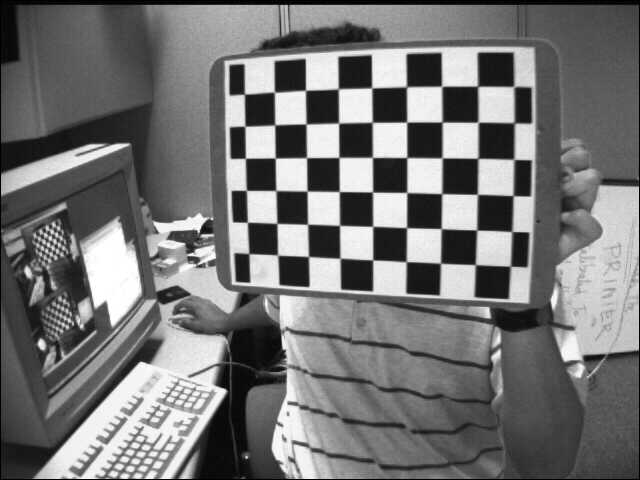
#> input picture Project_Stereo_left/left/left01.jpg, 640 x 480 px, found by its file name; its folder holds 4 pictures in this run
$ python main.py
#> lines starting #> are read from the running program, lines starting #| are printed output that depends on the picture
### Zhang's method/homography.py
#!usr/bin/env/ python
# _*_ coding:utf-8 _*_

import numpy as np
from scipy import optimize as opt


#求输入数据的归一化矩阵
def normalizing_input_data(coor_data):
    x_avg = np.mean(coor_data[:, 0])
    y_avg = np.mean(coor_data[:, 1])
    sx = np.sqrt(2) / np.std(coor_data[:, 0])
    sy = np.sqrt(2) / np.std(coor_data[:, 1])

    norm_matrix = np.matrix([[sx, 0, -sx * x_avg],
                             [0, sy, -sy * y_avg],
                             [0, 0, 1]])
    return norm_matrix


#求取初始估计的单应矩阵
def get_initial_H(pic_coor, real_coor):
    # 获得归一化矩阵
    pic_norm_mat = normalizing_input_data(pic_coor)
    real_norm_mat = normalizing_input_data(real_coor)

    M = []
    for i in range(len(pic_coor)):
        #转换为齐次坐标
        single_pic_coor = np.array([pic_coor[i][0], pic_coor[i][1], 1])
        single_real_coor = np.array([real_coor[i][0], real_coor[i][1], 1])

        #坐标归一化
        pic_norm = np.dot(pic_norm_mat, single_pic_coor)
        real_norm = np.dot(real_norm_mat, single_real_coor)

        #构造M矩阵
        M.append(np.array([-real_norm.item(0), -real_norm.item(1), -1,
                      0, 0, 0,
                      pic_norm.item(0) * real_norm.item(0), pic_norm.item(0) * real_norm.item(1), pic_norm.item(0)]))

        M.append(np.array([0, 0, 0,
                      -real_norm.item(0), -real_norm.item(1), -1,
                      pic_norm.item(1) * real_norm.item(0), pic_norm.item(1) * real_norm.item(1), pic_norm.item(1)]))

    #利用SVD求解M * h = 0中h的解
    U, S, VT = np.linalg.svd((np.array(M, dtype='float')).reshape((-1, 9)))
    # 最小的奇异值对应的奇异向量,S求出来按大小排列的，最后的最小
    H = VT[-1].reshape((3, 3))
    H = np.dot(np.dot(np.linalg.inv(pic_norm_mat), H), real_norm_mat)
    H /= H[-1, -1]

    return H


#返回估计坐标与真实坐标偏差
def value(H, pic_coor, real_coor):
    Y = np.array([])
    for i in range(len(real_coor)):
        single_real_coor = np.array([real_coor[i, 0], real_coor[i, 1], 1])
        U = np.dot(H.reshape(3, 3), single_real_coor)
        U /= U[-1]
        Y = np.append(Y, U[:2])

    Y_NEW = (pic_coor.reshape(-1) - Y)

    return Y_NEW


#返回对应jacobian矩阵
def jacobian(H, pic_coor, real_coor):
    J = []
    for i in range(len(real_coor)):
        sx = H[0]*real_coor[i][0] + H[1]*real_coor[i][1] +H[2]
        sy = H[3]*real_coor[i][0] + H[4]*real_coor[i][1] +H[5]
        w = H[6]*real_coor[i][0] + H[7]*real_coor[i][1] +H[8]
        w2 = w * w

        J.append(np.array([real_coor[i][0]/w, real_coor[i][1]/w, 1/w,
                           0, 0, 0,
                           -sx*real_coor[i][0]/w2, -sx*real_coor[i][1]/w2, -sx/w2]))

        J.append(np.array([0, 0, 0,
                           real_coor[i][0]/w, real_coor[i][1]/w, 1/w,
                           -sy*real_coor[i][0]/w2, -sy*real_coor[i][1]/w2, -sy/w2]))

    return np.array(J)


#利用Levenberg Marquart算法微调H
def refine_H(pic_coor, real_coor, initial_H):
    initial_H = np.array(initial_H)
    final_H = opt.leastsq(value,
                          initial_H,
                          Dfun=jacobian,
                          args=(pic_coor, real_coor))[0]

    final_H /= np.array(final_H[-1])
    return final_H


#返回微调后的H
def get_homography(pic_coor, real_coor):
    refined_homographies =[]

    error = []
    for i in range(len(pic_coor)):
        initial_H = get_initial_H(pic_coor[i], real_coor[i])
        final_H = refine_H(pic_coor[i], real_coor[i], initial_H)
        refined_homographies.append(final_H)

    return np.array(refined_homographies)

### Zhang's method/intrinsics.py
#!usr/bin/env/ python
# _*_ coding:utf-8 _*_

import numpy as np


#返回pq位置对应的v向量
def create_v(p, q, H):
    H = H.reshape(3, 3)
    return np.array([
        H[0, p] * H[0, q],
        H[0, p] * H[1, q] + H[1, p] * H[0, q],
        H[1, p] * H[1, q],
        H[2, p] * H[0, q] + H[0, p] * H[2, q],
        H[2, p] * H[1, q] + H[1, p] * H[2, q],
        H[2, p] * H[2, q]
    ])


#返回相机内参矩阵A
def get_intrinsics_param(H):
    #构建V矩阵
    V = np.array([])
    for i in range(len(H)):
        V = np.append(V, np.array([create_v(0, 1, H[i]), create_v(0, 0 , H[i])- create_v(1, 1 , H[i])]))

    #求解V*b = 0中的b
    U, S, VT = np.linalg.svd((np.array(V, dtype='float')).reshape((-1, 6)))
    #最小的奇异值对应的奇异向量,S求出来按大小排列的，最后的最小
    b = VT[-1]

    #求取相机内参
    w = b[0] * b[2] * b[5] - b[1] * b[1] * b[5] - b[0] * b[4] * b[4] + 2 * b[1] * b[3] * b[4] - b[2] * b[3] * b[3]
    d = b[0] * b[2] - b[1] * b[1]

    alpha = np.sqrt(w / (d * b[0]))
    beta = np.sqrt(w / d**2 * b[0])
    gamma = np.sqrt(w / (d**2 * b[0])) * b[1]
    uc = (b[1] * b[4] - b[2] * b[3]) / d
    vc = (b[1] * b[3] - b[0] * b[4]) / d

    return np.array([
        [alpha, gamma, uc],
        [0,     beta,  vc],
        [0,     0,      1]
    ])

### Zhang's method/extrinsics.py
#!usr/bin/env/ python
# _*_ coding:utf-8 _*_

import numpy as np

#返回每一幅图的外参矩阵[R|t]
def get_extrinsics_param(H, intrinsics_param):
    extrinsics_param = []

    inv_intrinsics_param = np.linalg.inv(intrinsics_param)
    for i in range(len(H)):
        h0 = (H[i].reshape(3, 3))[:, 0]
        h1 = (H[i].reshape(3, 3))[:, 1]
        h2 = (H[i].reshape(3, 3))[:, 2]

        scale_factor = 1 / np.linalg.norm(np.dot(inv_intrinsics_param, h0))

        r0 = scale_factor * np.dot(inv_intrinsics_param, h0)
        r1 = scale_factor * np.dot(inv_intrinsics_param, h1)
        t = scale_factor * np.dot(inv_intrinsics_param, h2)
        r2 = np.cross(r0, r1)

        R = np.array([r0, r1, r2, t]).transpose()
        extrinsics_param.append(R)

    return extrinsics_param

### Zhang's method/distortion.py
#!usr/bin/env/ python
# _*_ coding:utf-8 _*_

import numpy as np

#返回畸变矫正系数k0,k1
def get_distortion(intrinsic_param, extrinsic_param, pic_coor, real_coor):
    D = []
    d = []
    for i in range(len(pic_coor)):
        for j in range(len(pic_coor[i])):
            #转换为齐次坐标
            single_coor = np.array([(real_coor[i])[j, 0], (real_coor[i])[j, 1], 0, 1])

            #利用现有内参及外参求出估计图像坐标
            u = np.dot(np.dot(intrinsic_param, extrinsic_param[i]), single_coor)
            [u_estim, v_estim] = [u[0]/u[2], u[1]/u[2]]

            coor_norm = np.dot(extrinsic_param[i], single_coor)
            coor_norm /= coor_norm[-1]

            #r = np.linalg.norm((real_coor[i])[j])
            r = np.linalg.norm(coor_norm)


            D.append(np.array([(u_estim - intrinsic_param[0, 2]) * r ** 2, (u_estim - intrinsic_param[0, 2]) * r ** 4]))
            D.append(np.array([(v_estim - intrinsic_param[1, 2]) * r ** 2, (v_estim - intrinsic_param[1, 2]) * r ** 4]))

            #求出估计坐标与真实坐标的残差
            d.append(pic_coor[i][j, 0] - u_estim)
            d.append(pic_coor[i][j, 1] - v_estim)
            '''

            D.append(np.array([(pic_coor[i][j, 0] - intrinsic_param[0, 2]) * r ** 2, (pic_coor[i][j, 0] - intrinsic_param[0, 2]) * r ** 4]))
            D.append(np.array([(pic_coor[i][j, 1] - intrinsic_param[1, 2]) * r ** 2, (pic_coor[i][j, 1] - intrinsic_param[1, 2]) * r ** 4]))
            #求出估计坐标与真实坐标的残差
            d.append(u_estim - pic_coor[i][j, 0])
            d.append(v_estim - pic_coor[i][j, 1])
            '''

    D = np.array(D)
    temp = np.dot(np.linalg.inv(np.dot(D.T, D)), D.T)
    k = np.dot(temp, d)
    '''
    #也可利用SVD求解D * k = d中的k
    U, S, Vh=np.linalg.svd(D, full_matrices=False)
    temp_S = np.array([[S[0], 0],
                       [0, S[1]]])
    temp_res = np.dot(Vh.transpose(), np.linalg.inv(temp_S))
    temp_res_res = np.dot(temp_res, U.transpose())
    k = np.dot(temp_res_res, d)
    '''
    return k

### Zhang's method/refine_all.py
#!usr/bin/env/ python
# _*_ coding:utf-8 _*_

import numpy as np
import math
from scipy import optimize as opt

#微调所有参数
def refinall_all_param(A, k, W, real_coor, pic_coor):
    #整合参数
    P_init = compose_paramter_vector(A, k, W)

    #复制一份真实坐标
    X_double = np.zeros((2 * len(real_coor) * len(real_coor[0]), 3))
    Y = np.zeros((2 * len(real_coor) * len(real_coor[0])))

    M = len(real_coor)
    N = len(real_coor[0])
    for i in range(M):
        for j in range(N):
            X_double[(i * N + j) * 2] = (real_coor[i])[j]
            X_double[(i * N + j) * 2 + 1] = (real_coor[i])[j]
            Y[(i * N + j) * 2] = (pic_coor[i])[j, 0]
            Y[(i * N + j) * 2 + 1] = (pic_coor[i])[j, 1]

    #微调所有参数
    P = opt.leastsq(value,
                    P_init,
                    args=(W, real_coor, pic_coor),
                    Dfun=jacobian)[0]

    #raial_error表示利用标定后的参数计算得到的图像坐标与真实图像坐标点的平均像素距离
    error = value(P, W, real_coor, pic_coor)
    raial_error = [np.sqrt(error[2 * i]**2 + error[2 * i + 1]**2) for i in range(len(error) // 2)]

    print("total max error:\t", np.max(raial_error))

    #返回拆解后参数，分别为内参矩阵，畸变矫正系数，每幅图对应外参矩阵
    return decompose_paramter_vector(P)


#把所有参数整合到一个数组内
def compose_paramter_vector(A, k, W):
    alpha = np.array([A[0, 0], A[1, 1], A[0, 1], A[0, 2], A[1, 2], k[0], k[1]])
    P = alpha
    for i in range(len(W)):
        R, t = (W[i])[:, :3], (W[i])[:, 3]

        #旋转矩阵转换为一维向量形式
        zrou = to_rodrigues_vector(R)

        w = np.append(zrou, t)
        P = np.append(P, w)
    return P


#分解参数集合，得到对应的内参，外参，畸变矫正系数
def decompose_paramter_vector(P):
    [alpha, beta, gamma, uc, vc, k0, k1] = P[0:7]
    A = np.array([[alpha, gamma, uc],
                  [0, beta, vc],
                  [0, 0, 1]])
    k = np.array([k0, k1])
    W = []
    M = (len(P) - 7) // 6

    for i in range(M):
        m = 7 + 6 * i
        zrou = P[m:m+3]
        t = (P[m+3:m+6]).reshape(3, -1)

        #将旋转矩阵一维向量形式还原为矩阵形式
        R = to_rotation_matrix(zrou)

        #依次拼接每幅图的外参
        w = np.concatenate((R, t), axis=1)
        W.append(w)

    W = np.array(W)
    return A, k, W


#返回从真实世界坐标映射的图像坐标
def get_single_project_coor(A, W, k, coor):
    single_coor = np.array([coor[0], coor[1], coor[2], 1])

    #'''
    coor_norm = np.dot(W, single_coor)
    coor_norm /= coor_norm[-1]

    #r = np.linalg.norm(coor)
    r = np.linalg.norm(coor_norm)

    uv = np.dot(np.dot(A, W), single_coor)
    uv /= uv[-1]

    #畸变
    u0 = uv[0]
    v0 = uv[1]

    uc = A[0, 2]
    vc = A[1, 2]

    #u = (uc * r**2 * k[0] + uc * r**4 * k[1] - u0) / (r**2 * k[0] + r**4 * k[1] - 1)
    #v = (vc * r**2 * k[0] + vc * r**4 * k[1] - v0) / (r**2 * k[0] + r**4 * k[1] - 1)
    u = u0 + (u0 - uc) * r**2 * k[0] + (u0 - uc) * r**4 * k[1]
    v = v0 + (v0 - vc) * r**2 * k[0] + (v0 - vc) * r**4 * k[1]
    '''
    uv = np.dot(W, single_coor)
    uv /= uv[-1]
    # 透镜矫正
    x0 = uv[0]
    y0 = uv[1]
    r = np.linalg.norm(np.array([x0, y0]))
    k0 = 0
    k1 = 0
    x = x0 * (1 + r ** 2 * k0 + r ** 4 * k1)
    y = y0 * (1 + r ** 2 * k0 + r ** 4 * k1)
    #u = A[0, 0] * x + A[0, 2]
    #v = A[1, 1] * y + A[1, 2]
    [u, v, _] = np.dot(A, np.array([x, y, 1]))
    '''

    return np.array([u, v])


#返回所有点的真实世界坐标映射到的图像坐标与真实图像坐标的残差
def value(P, org_W, X, Y_real):
    M = (len(P) - 7) // 6
    N = len(X[0])
    A = np.array([
        [P[0], P[2], P[3]],
        [0, P[1], P[4]],
        [0, 0, 1]
    ])
    Y = np.array([])

    for i in range(M):
        m = 7 + 6 * i

        #取出当前图像对应的外参
        w = P[m:m + 6]

        # 不用旋转矩阵的变换是因为会有精度损失
        '''
        R = to_rotation_matrix(w[:3])
        t = w[3:].reshape(3, 1)
        W = np.concatenate((R, t), axis=1)
        '''
        W = org_W[i]
        #计算每幅图的坐标残差
        for j in range(N):
            Y = np.append(Y, get_single_project_coor(A, W, np.array([P[5], P[6]]), (X[i])[j]))

    error_Y  =  np.array(Y_real).reshape(-1) - Y

    return error_Y


#计算对应jacobian矩阵
def jacobian(P, WW, X, Y_real):
    M = (len(P) - 7) // 6
    N = len(X[0])
    K = len(P)
    A = np.array([
        [P[0], P[2], P[3]],
        [0, P[1], P[4]],
        [0, 0, 1]
    ])

    res = np.array([])

    for i in range(M):
        m = 7 + 6 * i

        w = P[m:m + 6]
        R = to_rotation_matrix(w[:3])
        t = w[3:].reshape(3, 1)
        W = np.concatenate((R, t), axis=1)

        for j in range(N):
            res = np.append(res, get_single_project_coor(A, W, np.array([P[5], P[6]]), (X[i])[j]))

    #求得x, y方向对P[k]的偏导
    J = np.zeros((K, 2 * M * N))
    for k in range(K):
        J[k] = np.gradient(res, P[k])

    return J.T


#将旋转矩阵分解为一个向量并返回，Rodrigues旋转向量与矩阵的变换,最后计算坐标时并未用到，因为会有精度损失
def to_rodrigues_vector(R):
    p = 0.5 * np.array([[R[2, 1] - R[1, 2]],
                        [R[0, 2] - R[2, 0]],
                        [R[1, 0] - R[0, 1]]])
    c = 0.5 * (np.trace(R) - 1)

    if np.linalg.norm(p) == 0:
        if c == 1:
            zrou = np.array([0, 0, 0])
        elif c == -1:
            R_plus = R + np.eye(3, dtype='float')

            norm_array = np.array([np.linalg.norm(R_plus[:, 0]),
                                   np.linalg.norm(R_plus[:, 1]),
                                   np.linalg.norm(R_plus[:, 2])])
            v = R_plus[:, np.where(norm_array == max(norm_array))]
            u = v / np.linalg.norm(v)
            if u[0] < 0 or (u[0] == 0 and u[1] < 0) or (u[0] == u[1] and u[0] == 0 and u[2] < 0):
                u = -u
            zrou = math.pi * u
        else:
            zrou = []
    else:
        u = p / np.linalg.norm(p)
        theata = math.atan2(np.linalg.norm(p), c)
        zrou = theata * u

    return zrou


#把旋转矩阵的一维向量形式还原为旋转矩阵并返回
def to_rotation_matrix(zrou):
    theta = np.linalg.norm(zrou)
    zrou_prime = zrou / theta

    W = np.array([[0, -zrou_prime[2], zrou_prime[1]],
                  [zrou_prime[2], 0, -zrou_prime[0]],
                  [-zrou_prime[1], zrou_prime[0], 0]])
    R = np.eye(3, dtype='float') + W * math.sin(theta) + np.dot(W, W) * (1 - math.cos(theta))

    return R

### Zhang's method/main.py
#!usr/bin/env/ python
# _*_ coding:utf-8 _*_

import cv2 as cv
import numpy as np
import os
from homography import get_homography
from intrinsics import get_intrinsics_param
from extrinsics import get_extrinsics_param
from distortion import get_distortion
from refine_all import refinall_all_param


def calibrate():
    #求单应矩阵
    H = get_homography(pic_points, real_points_x_y)

    #求内参
    intrinsics_param = get_intrinsics_param(H)

    #求对应每幅图外参
    extrinsics_param = get_extrinsics_param(H, intrinsics_param)

    #畸变矫正
    k = get_distortion(intrinsics_param, extrinsics_param, pic_points, real_points_x_y)

    #微调所有参数
    [new_intrinsics_param, new_k, new_extrinsics_param]  = refinall_all_param(intrinsics_param,
                                                            k, extrinsics_param, real_points, pic_points)

    print("intrinsics_parm:\t", new_intrinsics_param)
    print("distortionk:\t", new_k)
    print("extrinsics_parm:\t", new_extrinsics_param)


if __name__ == "__main__":
    file_dir = r'..\Project_Stereo_left\left'
    # 标定所用图像
    pic_name = os.listdir(file_dir)

    # 由于棋盘为二维平面，设定世界坐标系在棋盘上，一个单位代表一个棋盘宽度，产生世界坐标系三维坐标
    cross_corners = [9, 6] #棋盘方块交界点排列
    real_coor = np.zeros((cross_corners[0] * cross_corners[1], 3), np.float32)
    real_coor[:, :2] = np.mgrid[0:9, 0:6].T.reshape(-1, 2)

    real_points = []
    real_points_x_y = []
    pic_points = []

    for pic in pic_name:
        pic_path = os.path.join(file_dir, pic)
        pic_data = cv.imread(pic_path)
#> pic_data is the input picture: shape (480, 640, 3); min 0, max 255, mean 116.6

        # 寻找到棋盘角点
        succ, pic_coor = cv.findChessboardCorners(pic_data, (cross_corners[0], cross_corners[1]), None)
#> succ = True; pic_coor = 54 rows, first 8: [244.5, 94.33], [274.6, 92.24], [305.5, 90.4], [338.4, 88.84], [371.6, 87.98], [406.8, 86.92], [441.6, 86.37], [477.6, 86.38]

        if succ:
            # 添加每幅图的对应3D-2D坐标
            pic_coor = pic_coor.reshape(-1, 2)
#> pic_coor = 54 pairs, first value 244.5 to 514, second value 86.37 to 266.2
            pic_points.append(pic_coor)

            real_points.append(real_coor)
            real_points_x_y.append(real_coor[:, :2])
    calibrate()
#> in get_homography, `refined_homographies =[]`: refined_homographies = []
#> the loop in get_homography, `for i in range(len(pic_coor)):` made 4 passes
#> pass 1, in get_initial_H, `U, S, VT = np.linalg.svd((np.array(M, dtype='float')).reshape((-1, 9)))`:
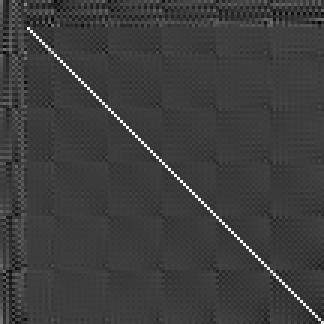
#> U: shape (108, 108) float64 (shown 3 times larger); min -0.306, max 0.976, mean 0.00128; drawn with min black and max white
#> pass 2, in get_initial_H (call 2), `U, S, VT = np.linalg.svd((np.array(M, dtype='float')).reshape((-1, 9)))`:
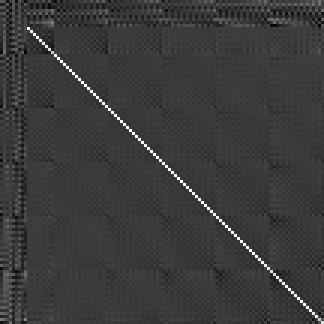
#> U: shape (108, 108) float64 (shown 3 times larger); min -0.294, max 0.973, mean 9.34e-05; drawn with min black and max white
#> pass 3, in get_initial_H (call 3), `U, S, VT = np.linalg.svd((np.array(M, dtype='float')).reshape((-1, 9)))`:
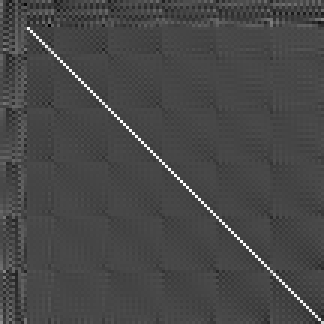
#> U: shape (108, 108) float64 (shown 3 times larger); min -0.377, max 0.976, mean 0.00146; drawn with min black and max white
#> in jacobian, `J = np.zeros((K, 2 * M * N))`: J: shape (31, 432) float64; every value is 0
#> after the loop in jacobian, `for k in range(K):`:
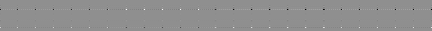
#> J: shape (31, 432) float64; min -21587.4, max 16799.9, mean -0.4; drawn with min black and max white
